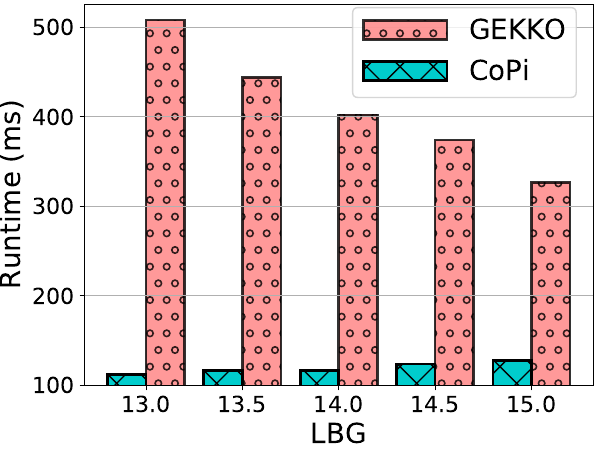

Generate this figure with Python:
import numpy as np
import math
import matplotlib.pyplot as plt
import sys

def main():

    markers = ["s", "D", "o", "*", "v", "^"]
    linestyles = ['-', '--', ':', '-', '--', '--']
    colors = ['#ff8080', "#00cccc", '#ff9900', 'g', 'k', 'm', 'r']
    patterns = ['o', 'x', '\\', '+', '.', 'O', '-']

    # Data format
    #<first line> LBGs
    #<second lines> CoPi Accepted
    #<third line> - with opo only
    #<fourth line> - with mig only
    #<fourth line> - with both

    lbg = []
    accepted_copi = []
    with_mig = []
    accepted_gekko = []
    with_both = []
    with open("lbg_time_failed.csv") as f:
        lbg = [float(x) for x in f.readline().strip().rstrip('\n').split(" ")]
        accepted_copi = [int(x) for x in f.readline().strip().rstrip('\n').split(" ")]
        accepted_gekko = [int(x) for x in f.readline().strip().rstrip('\n').split(" ")]

    fig = plt.figure(num=None, figsize=(6, 4.5), dpi=80, edgecolor='k')
    # plt.xlim(2, 10)

    ax = fig.add_subplot(111)
    plt.ylim(100, 525)

    plt.xlabel("LBG", fontsize=20)
    plt.ylabel("Runtime (ms)", fontsize=20)

    bar_width = 0.2
    ypos = []
    labels = ["GEKKO", "CoPi"]
    x = 1

    xticks = lbg
    # plt.xticks(xticks)
    ax.set_xticks(xticks)
    # ax.set_xticklabels(lbg)

    # ax.set_yscale('log')
    i = 0
    plt.bar([x + bar_width / 2  for x in xticks], accepted_gekko, bar_width, bottom=None, color=colors[i], hatch=patterns[i], align='center', alpha=0.8, label=labels[i], edgecolor='k', linewidth=2)

    i += 1
    plt.bar([x - bar_width / 2 for x in xticks], accepted_copi, bar_width, bottom=None, color=colors[i], hatch=patterns[i], align='center', alpha=1, label=labels[i], edgecolor='k', linewidth=2)

    # i += 1
    # plt.bar([x + bar_width/1.5 - 0.03  for x in xticks], with_mig, bar_width, bottom=None, color=colors[i], hatch=patterns[i], align='center', alpha=0.6, label=labels[i], edgecolor='k', linewidth=2)
    #
    # i += 1
    # plt.bar([x + bar_width*1.5 + 0.08  for x in xticks], with_both, bar_width, bottom=None, color=colors[i], hatch=patterns[i], align='center', alpha=0.5, label=labels[i], edgecolor='k', linewidth=2)

    plt.tick_params(axis='both', which='major', labelsize=16)
    plt.tick_params(axis='both', which='minor', labelsize=16)

    ax.legend(loc='lower left', bbox_to_anchor=(0.5, 0.72), prop={'size': 20}, handlelength=3.0)
    plt.grid(axis='y')
    plt.tight_layout(pad=0.13)
    # plt.show()
    plt.savefig("lbg_time_failed.pdf")


if __name__ == "__main__":
    main()
